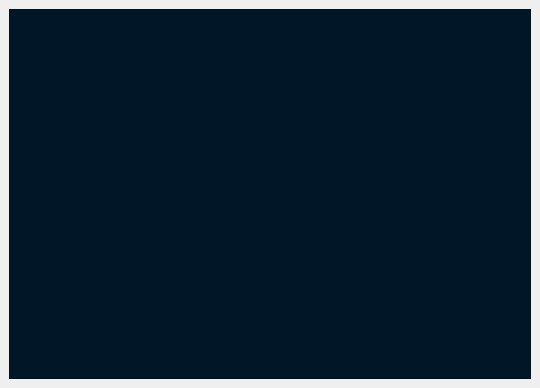
<?xml version="1.0" encoding="UTF-8"?>
<ui version="4.0">
 <class>MainWindow</class>
 <widget class="QMainWindow" name="MainWindow">
  <property name="geometry">
   <rect>
    <x>0</x>
    <y>0</y>
    <width>540</width>
    <height>388</height>
   </rect>
  </property>
  <property name="windowTitle">
   <string>Ops -Error</string>
  </property>
  <widget class="QWidget" name="centralwidget">
   <layout class="QGridLayout" name="gridLayout">
    <item row="0" column="0" colspan="2">
     <widget class="QPlainTextEdit" name="plainTextEdit">
      <property name="styleSheet">
       <string notr="true">QPlainTextEdit{
	background-color: rgb(1, 22, 39);
	color: rgb(0, 255, 0);
	font: 57 10pt &quot;Hind Siliguri Medium&quot;;
}</string>
      </property>
      <property name="readOnly">
       <bool>true</bool>
      </property>
     </widget>
    </item>
   </layout>
  </widget>
 </widget>
 <resources/>
 <connections/>
</ui>
